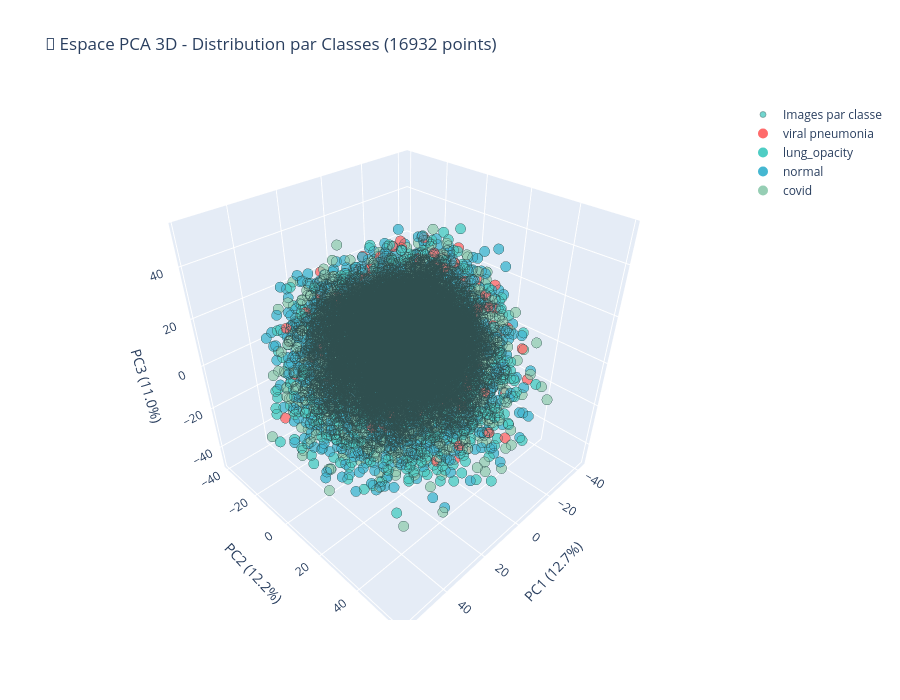
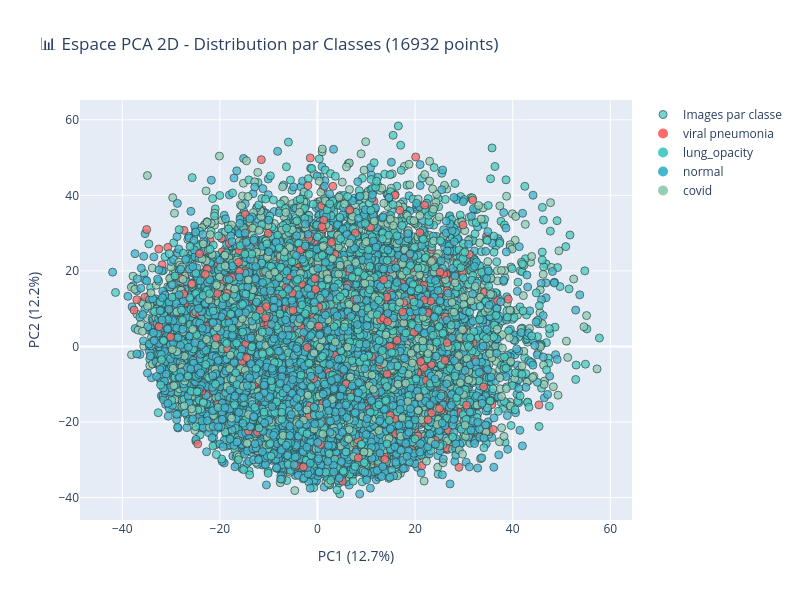

The notebook cell saved with these charts, in order:
### Markdown cell above
## Training Pipeline

### Code cell
# Entraînement du pipeline composite
pipeline.fit(X_train, y_train)

### Figure 1 — Plotly figure (JSON) as saved in the notebook; plotly's stock layout.template omitted (floating-point values rounded to 4 significant figures; data arrays with more than 128 entries replaced by an {"elided": "..."} marker saying what was removed)
{"data": [{"customdata": {"elided": "16932 str values"}, "hovertemplate": "<b>Image %{text}</b><br>Classe: %{customdata}<br>PC1: %{x:.3f}<br>PC2: %{y:.3f}<br>PC3: %{z:.3f}<br><extra></extra>", "marker": {"color": {"elided": "16932 int values"}, "colorscale": [[0, "#FF6B6B"], [0.3333, "#4ECDC4"], [0.6667, "#45B7D1"], [1, "#96CEB4"]], "line": {"color": "DarkSlateGrey", "width": 0.5}, "opacity": 0.8, "showscale": false, "size": 6}, "mode": "markers", "name": "Images par classe", "text": {"elided": "16932 float values"}, "type": "scatter3d", "x": {"elided": "16932 float values"}, "y": {"elided": "16932 float values"}, "z": {"elided": "16932 float values"}}, {"marker": {"color": "#FF6B6B", "size": 10}, "mode": "markers", "name": "viral pneumonia", "showlegend": true, "type": "scatter3d", "x": [null], "y": [null], "z": [null]}, {"marker": {"color": "#4ECDC4", "size": 10}, "mode": "markers", "name": "lung_opacity", "showlegend": true, "type": "scatter3d", "x": [null], "y": [null], "z": [null]}, {"marker": {"color": "#45B7D1", "size": 10}, "mode": "markers", "name": "normal", "showlegend": true, "type": "scatter3d", "x": [null], "y": [null], "z": [null]}, {"marker": {"color": "#96CEB4", "size": 10}, "mode": "markers", "name": "covid", "showlegend": true, "type": "scatter3d", "x": [null], "y": [null], "z": [null]}], "layout": {"height": 700, "scene": {"xaxis": {"title": {"text": "PC1 (12.7%)"}}, "yaxis": {"title": {"text": "PC2 (12.2%)"}}, "zaxis": {"title": {"text": "PC3 (11.0%)"}}}, "title": {"text": "🎲 Espace PCA 3D - Distribution par Classes (16932 points)"}, "width": 900}}

### Figure 2 — Plotly figure (JSON) as saved in the notebook; plotly's stock layout.template omitted (floating-point values rounded to 4 significant figures; data arrays with more than 128 entries replaced by an {"elided": "..."} marker saying what was removed)
{"data": [{"customdata": {"elided": "16932 str values"}, "hovertemplate": "<b>Image %{text}</b><br>Classe: %{customdata}<br>PC1: %{x:.3f}<br>PC2: %{y:.3f}<br><extra></extra>", "marker": {"color": {"elided": "16932 int values"}, "colorscale": [[0, "#FF6B6B"], [0.3333, "#4ECDC4"], [0.6667, "#45B7D1"], [1, "#96CEB4"]], "line": {"color": "DarkSlateGrey", "width": 1}, "opacity": 0.8, "showscale": false, "size": 8}, "mode": "markers", "name": "Images par classe", "text": {"elided": "16932 float values"}, "type": "scatter", "x": {"elided": "16932 float values"}, "y": {"elided": "16932 float values"}}, {"marker": {"color": "#FF6B6B", "size": 10}, "mode": "markers", "name": "viral pneumonia", "showlegend": true, "type": "scatter", "x": [null], "y": [null]}, {"marker": {"color": "#4ECDC4", "size": 10}, "mode": "markers", "name": "lung_opacity", "showlegend": true, "type": "scatter", "x": [null], "y": [null]}, {"marker": {"color": "#45B7D1", "size": 10}, "mode": "markers", "name": "normal", "showlegend": true, "type": "scatter", "x": [null], "y": [null]}, {"marker": {"color": "#96CEB4", "size": 10}, "mode": "markers", "name": "covid", "showlegend": true, "type": "scatter", "x": [null], "y": [null]}], "layout": {"height": 600, "title": {"text": "📊 Espace PCA 2D - Distribution par Classes (16932 points)"}, "width": 800, "xaxis": {"title": {"text": "PC1 (12.7%)"}}, "yaxis": {"title": {"text": "PC2 (12.2%)"}}}}
